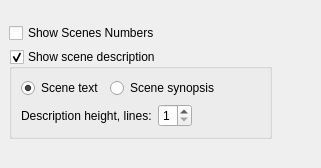
            <widget class="QWidget" name="navigatorPage">
             <layout class="QGridLayout" name="gridLayout_11">
              <property name="leftMargin">
               <number>0</number>
              </property>
              <property name="topMargin">
               <number>0</number>
              </property>
              <property name="rightMargin">
               <number>0</number>
              </property>
              <property name="bottomMargin">
               <number>0</number>
              </property>
              <property name="spacing">
               <number>0</number>
              </property>
              <item row="0" column="0">
               <widget class="QLabel" name="topRightEmptyLabel_3">
                <property name="text">
                 <string/>
                </property>
               </widget>
              </item>
              <item row="1" column="0">
               <widget class="QWidget" name="navigatorPageWidget" native="true">
                <layout class="QGridLayout" name="gridLayout_5">
                 <item row="0" column="0">
                  <widget class="QCheckBox" name="showScenesNumbersInNavigator">
                   <property name="text">
                    <string>Show Scenes Numbers</string>
                   </property>
                  </widget>
                 </item>
                 <item row="2" column="0">
                  <spacer name="verticalSpacer_3">
                   <property name="orientation">
                    <enum>Qt::Vertical</enum>
                   </property>
                   <property name="sizeHint" stdset="0">
                    <size>
                     <width>20</width>
                     <height>20</height>
                    </size>
                   </property>
                  </spacer>
                 </item>
                 <item row="1" column="0">
                  <widget class="QGroupBox" name="showSceneDescription">
                   <property name="sizePolicy">
                    <sizepolicy hsizetype="Fixed" vsizetype="Preferred">
                     <horstretch>0</horstretch>
                     <verstretch>0</verstretch>
                    </sizepolicy>
                   </property>
                   <property name="title">
                    <string>Show scene description</string>
                   </property>
                   <property name="checkable">
                    <bool>true</bool>
                   </property>
                   <layout class="QGridLayout" name="gridLayout_6">
                    <item row="0" column="0">
                     <layout class="QHBoxLayout" name="horizontalLayout_9">
                      <item>
                       <widget class="QRadioButton" name="sceneDescriptionIsSceneText">
                        <property name="text">
                         <string>Scene text</string>
                        </property>
                        <property name="checked">
                         <bool>true</bool>
                        </property>
                       </widget>
                      </item>
                      <item>
                       <widget class="QRadioButton" name="sceneDescriptionIsSceneSynopsis">
                        <property name="text">
                         <string>Scene synopsis</string>
                        </property>
                       </widget>
                      </item>
                      <item>
                       <spacer name="horizontalSpacer_19">
                        <property name="orientation">
                         <enum>Qt::Horizontal</enum>
                        </property>
                        <property name="sizeHint" stdset="0">
                         <size>
                          <width>40</width>
                          <height>20</height>
                         </size>
                        </property>
                       </spacer>
                      </item>
                     </layout>
                    </item>
                    <item row="1" column="0">
                     <layout class="QHBoxLayout" name="horizontalLayout_10">
                      <item>
                       <widget class="QLabel" name="label_30">
                        <property name="text">
                         <string>Description height, lines:</string>
                        </property>
                       </widget>
                      </item>
                      <item>
                       <widget class="QSpinBox" name="sceneDescriptionHeight">
                        <property name="minimum">
                         <number>1</number>
                        </property>
                        <property name="maximum">
                         <number>5</number>
                        </property>
                       </widget>
                      </item>
                      <item>
                       <spacer name="horizontalSpacer_21">
                        <property name="orientation">
                         <enum>Qt::Horizontal</enum>
                        </property>
                        <property name="sizeHint" stdset="0">
                         <size>
                          <width>40</width>
                          <height>20</height>
                         </size>
                        </property>
                       </spacer>
                      </item>
                     </layout>
                    </item>
                   </layout>
                  </widget>
                 </item>
                 <item row="0" column="1">
                  <spacer name="horizontalSpacer_20">
                   <property name="orientation">
                    <enum>Qt::Horizontal</enum>
                   </property>
                   <property name="sizeHint" stdset="0">
                    <size>
                     <width>40</width>
                     <height>20</height>
                    </size>
                   </property>
                  </spacer>
                 </item>
                </layout>
               </widget>
              </item>
             </layout>
            </widget>
